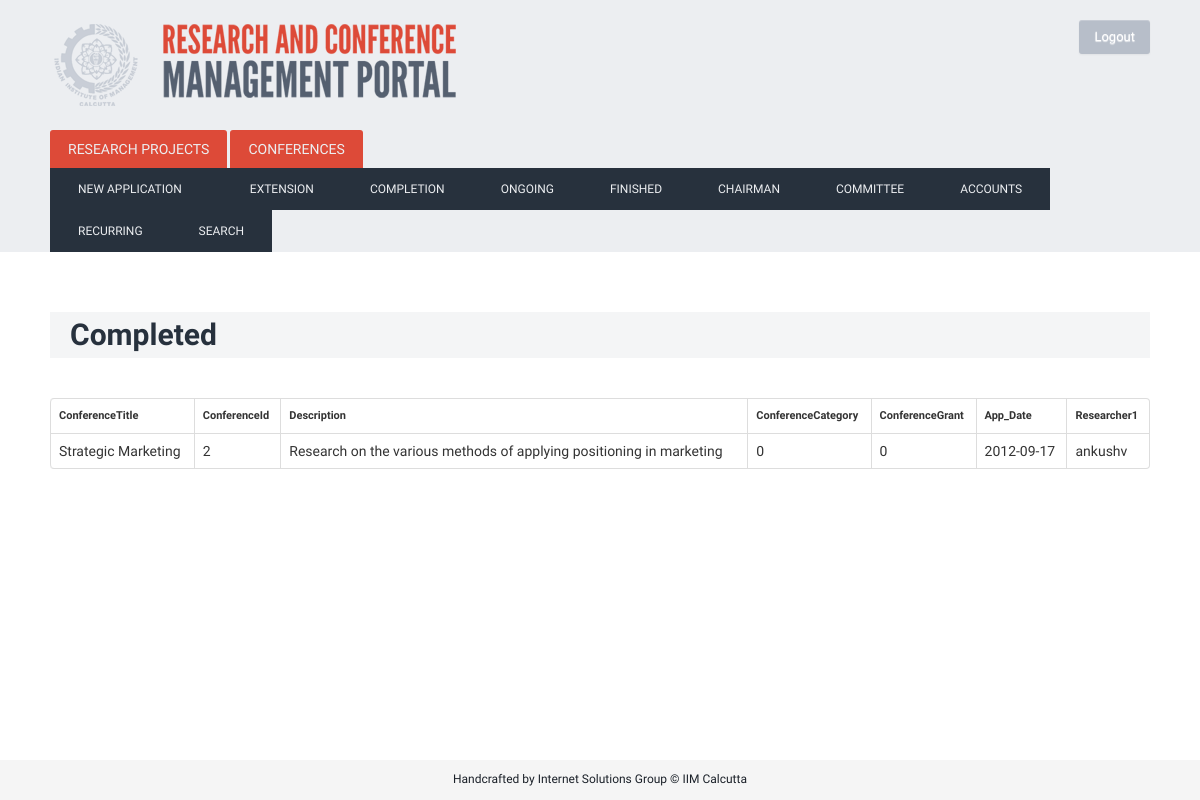
The page /index.php/conf_completed (signed in) on the database its author committed.
### tables this page shows
CREATE TABLE IF NOT EXISTS `conference` (
  `ConferenceTitle` varchar(400) NOT NULL,
  `ConferenceId` int(200) NOT NULL AUTO_INCREMENT,
  `Description` varchar(2000) NOT NULL,
  `App_Date` date NOT NULL,
  `Start_Date` date NOT NULL,
  `End_Date` date NOT NULL,
  `Researcher1` varchar(80) NOT NULL,
  `ConferenceCategory` text NOT NULL,
  `ConferenceGrant` int(11) NOT NULL,
  `CStatus` varchar(50) NOT NULL,
  `Block_number` bigint(100) NOT NULL DEFAULT '0' COMMENT 'first block 1st jan 2001- each block of 3 years; 0 for student',
  PRIMARY KEY (`ConferenceId`),
  UNIQUE KEY `ProjectId` (`ConferenceId`),
  UNIQUE KEY `ProjectId_2` (`ConferenceId`)
);

### index.php (called while the page is built, shortened)
<?php
require_once BASEPATH.'core/CodeIgniter.php';

### application/models/conference_model.php (called while the page is built, shortened)
<?PHP
class Conference_model extends CI_Model {
		 function conference_status($status)
		 {
		 	$queryStr='SELECT * FROM conference WHERE CStatus = "'.$status.'";';
		 	$query = $this->db->query($queryStr);
		 	return $query;
		 }
}
?>

### application/controllers/Conf_completed.php (the view, shortened to what this page needs)
<?PHP
class Conf_Completed extends CI_Controller {
	function index()
		{
			$data['myClass']=$this;
			$data['action']=0;
			if($_SESSION['usertype']==1){
				$this->load->view('layout',$data);
			} elseif ($_SESSION['usertype']==2 || $_SESSION['usertype']==6 || $_SESSION['usertype']==7){
				$this->load->view('layoutComm',$data);
			} elseif($_SESSION['usertype']==3){
				$this->load->view('layoutChairman',$data);
			}
		}
	function load_php()
				{
				echo '<h1> Completed </h1>';
				$this->load->model('conference_model');
				$status='completed';
				$Query= $this->conference_model->conference_status($status);
                    echo '<TABLE class="table table-bordered">';
					 echo '<TR><TD><h4>ConferenceTitle</h4></TD><TD><h4>ConferenceId</h4></TD><TD><h4>Description</h4></TD><TD><h4>ConferenceCategory</TD><TD><h4>ConferenceGrant</TD><TD><h4>App_Date</TD><TD><h4>Researcher1 </h1>';
					 foreach($Query->result() as $row)
					 {
						 echo '<TR><TD>';
						 print $row->ConferenceTitle;
						 echo '</TD><TD>';
						 print $row->ConferenceId;
						 echo '</TD><TD>';
						 print $row->Description;
						 echo '</TD><TD>';
						 print $row->ConferenceCategory;
						 echo '</TD><TD>';
						 print $row->ConferenceGrant;
						 echo '</TD><TD>';
						 print $row->App_Date;
						 echo '</TD><TD>';
						 print $row->Researcher1;
					 }
				echo '</TABLE>';
				}
	}
?>

### static/css/custom.css (style rules this page uses)
html, body { height: 100%; }
body { background: url('/static/img/denim.png'); font-family: 'Droid Sans', sans-serif; font-weight: normal; font-size: 14px; line-height: 1.6; }
h4 { font-size: 11px; }
h1 { color: #27313D; margin-top: 60px; margin-bottom: 40px; font-weight: bold; background: #F4F5F6; padding: 5px 20px; }

### rows shown on the page
conference: ConferenceTitle "Strategic Marketing", ConferenceId "2", Description "Research on the various methods of applying positioning in marketing", ConferenceCategory "0", ConferenceGrant "0", App_Date "2012-09-17", Researcher1 "ankushv"
